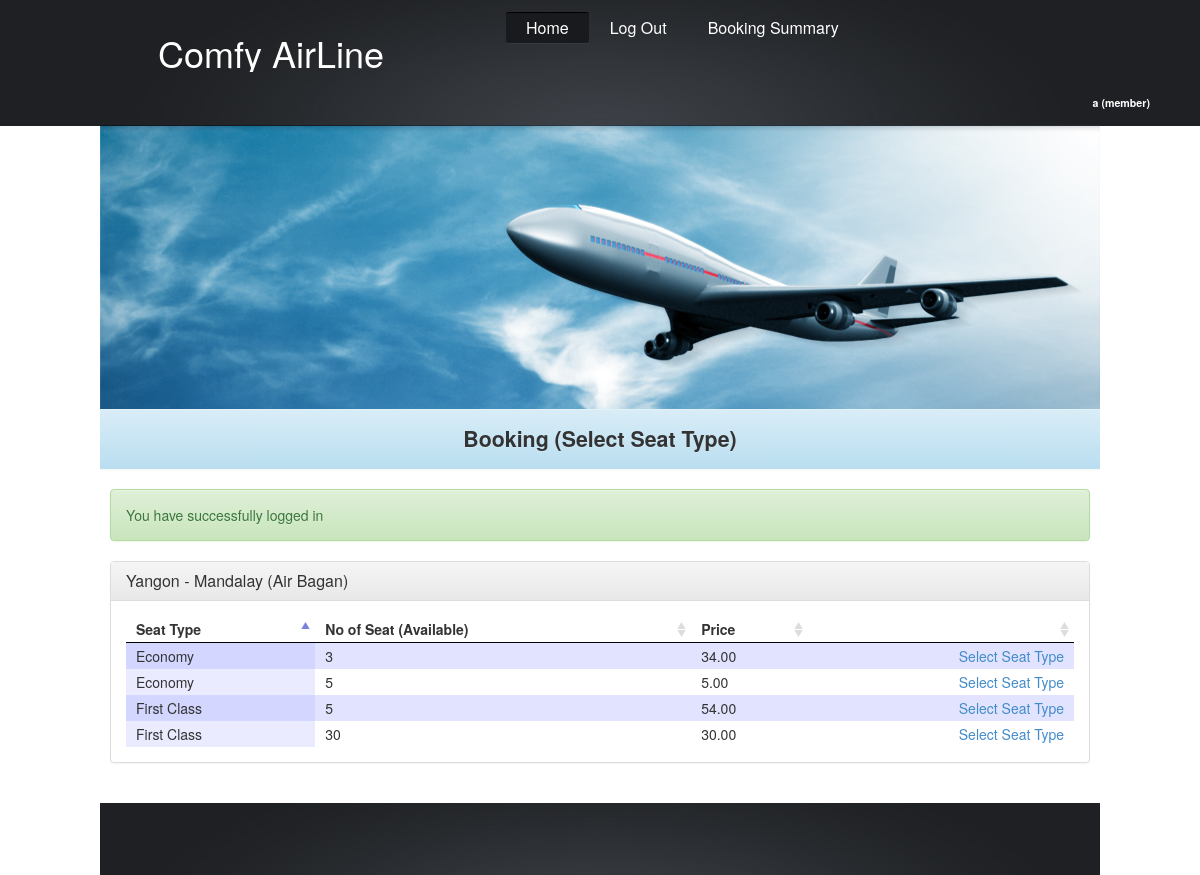
The app's page /booking-select-seat-type.php?schedule_id=SCH_000001 (signed in) with its own data.
### tables this page shows
CREATE TABLE IF NOT EXISTS `schedules` (
  `schedule_id` varchar(15) NOT NULL,
  `flight_id` varchar(15) NOT NULL,
  `route_id` varchar(15) NOT NULL,
  `departure_datetime` datetime NOT NULL,
  `arrival_datetime` datetime NOT NULL,
  `departure_airport` varchar(50) NOT NULL,
  `arrival_airport` varchar(50) NOT NULL,
  `active` int(1) NOT NULL,
  `remark` varchar(255) NOT NULL,
  PRIMARY KEY (`schedule_id`)
);

CREATE TABLE IF NOT EXISTS `routes` (
  `route_id` varchar(15) NOT NULL,
  `title` varchar(50) NOT NULL,
  `hour` int(2) NOT NULL,
  `min` int(2) NOT NULL,
  `remark` varchar(255) NOT NULL,
  PRIMARY KEY (`route_id`)
);

CREATE TABLE IF NOT EXISTS `flights` (
  `flight_id` varchar(15) NOT NULL,
  `name` varchar(50) NOT NULL,
  `remark` varchar(255) NOT NULL,
  PRIMARY KEY (`flight_id`)
);

CREATE TABLE IF NOT EXISTS `seats` (
  `seat_id` varchar(15) NOT NULL,
  `schedule_id` varchar(15) NOT NULL,
  `seattype_id` varchar(15) NOT NULL,
  `no_of_seat` int(3) NOT NULL,
  `booked_seat` int(3) NOT NULL,
  `price` decimal(10,2) NOT NULL,
  PRIMARY KEY (`seat_id`)
);

CREATE TABLE IF NOT EXISTS `seat_types` (
  `seattype_id` varchar(15) NOT NULL,
  `title` varchar(50) NOT NULL,
  PRIMARY KEY (`seattype_id`)
);

### includes/scheduleHelper.php (called while the page is built, shortened)
<?php
class scheduleHelper{
    public static function getSeatsInScheduleByScheduleID($schdule_id){
        $sql = "SELECT seats.*,seat_types.title AS 'seattype_title' FROM seats " .
                        "INNER JOIN seat_types " .
                        "ON seats.seattype_id=seat_types.seattype_id " .
                        "WHERE schedule_id='" . $schdule_id . "' " .
                        "ORDER BY seat_id";
        $result = mysql_query($sql) or die(mysql_error());
        $output=array();
        while ($row = mysql_fetch_array($result)){
            $output[]=array(
                'seat_id'=>$row['seat_id'],
                'seattype_id'=>$row['seattype_id'],
                'schedule_id'=>$row['schedule_id'],
                'seattype_title'=>$row['seattype_title'],
                'no_of_seat'=>$row['no_of_seat'],
                'price'=>$row['price'],
            );
        }
        return $output;
    }
    public static function getScheduleByScheduleID($schdule_id){
        $sql = "SELECT schedules.*,flights.*,routes.* " .
                "FROM schedules " .
                        "INNER JOIN flights " .
                        "ON schedules.flight_id=flights.flight_id " .
                        "INNER JOIN routes " .
                        "ON schedules.route_id=routes.route_id " .
                        "WHERE schedules.schedule_id='" . $schdule_id . "' " .
                        "AND schedules.active=1 " .
                        "ORDER BY schedule_id";
        $result = mysql_query($sql) or die(mysql_error());
        $output=array();
        while ($row = mysql_fetch_array($result)){
            $output[]=array(
                'schedule_id'=>$row['schedule_id'],
                'flight_id'=>$row['flight_id'],
                'flight_name'=>$row['name'],
                'route_id'=>$row['route_id'],
                'route_title'=>$row['title'],
                'departure_datetime'=>$row['departure_datetime'],
                'arrival_datetime'=>$row['arrival_datetime'],
                'departure_airport'=>$row['departure_airport'],
                'arrival_airport'=>$row['arrival_airport'],
                'active'=>$row['active'],
                'remark'=>$row['remark'],
                'hour'=>$row['hour'],
                'min'=>$row['min'],
            );
        }
        return $output;
    }
}

### booking-select-seat-type.php (the view, shortened to what this page needs)
<?php require_once('includes/scheduleHelper.php'); ?>
<link href="css/jquery.dataTables.css" rel="stylesheet" type="text/css" />
<?php include('includes/header.php'); ?>
<div class="panel panel-default">
    <div class="panel-heading">
        <?php
        $scheduleData = scheduleHelper::getScheduleByScheduleID($_GET['schedule_id']);
        ?>
        <h3 class="panel-title"><?php echo $scheduleData[0]['route_title']; ?>&nbsp;(<?php echo $scheduleData[0]['flight_name']; ?>)</h3>
    </div>
    <div class="panel-body">
        <table id="seat-table">
            <thead>
            <th>Seat Type</th>
            <th>No of Seat (Available)</th>
            <th>Price</th>
            <th></th>
            </thead>
            <tbody>
                <?php
                $scheduleData = scheduleHelper::getSeatsInScheduleByScheduleID($_GET['schedule_id']);
                ?>
                <?php foreach ($scheduleData as $row) { ?>
                    <?php
                    $link = "addSeat.php?schedule_id=" . $row['schedule_id'] .
                            "&seat_id=" . $row['seat_id'] .
                            "&seattype_id=" . $row['seattype_id'] .
                            "&seat_type=" . $row['seattype_title'] .
                            "&price=" . $row['price'] .
                            "&action=add2cart";
                    ?>
                    <tr>
                        <td><?php echo $row['seattype_title']; ?></td>
                        <td><?php echo $row['no_of_seat']; ?></td>
                        <td><?php echo $row['price']; ?></td>
                        <td class="action-column"><a href="<?php echo $link; ?>">Select Seat Type</a></td>
                    </tr>
                <?php } ?>
            </tbody>
        </table>
    </div>
</div>
<?php include('includes/footer.php'); ?>

### css/style.css (style rules this page uses)
body { background:#fff; border:0; font:14px Arial, Helvetica, sans-serif; color:#3c4046; line-height:20px; min-width:1000px; }
a { color:#1e749a; text-decoration:underline; outline:none; }
a { outline:none; }

### css/custom-style.css (style rules this page uses)
table .action-column { text-align:right; }

### records on screen
schedules: route.title "Yangon - Mandalay", flight.name "Air Bagan"
seats: seattype.title "Economy", no_of_seat "3", price "34.00"
seats: seattype.title "First Class", no_of_seat "5", price "54.00"
seats: seattype.title "First Class", no_of_seat "30", price "30.00"
seats: seattype.title "Economy", no_of_seat "5", price "5.00"

### other values on screen
$logInData['username'] "a"
$logInData['role'] "member"
$pageTitle "Booking (Select Seat Type)"
$message "You have successfully logged in"
